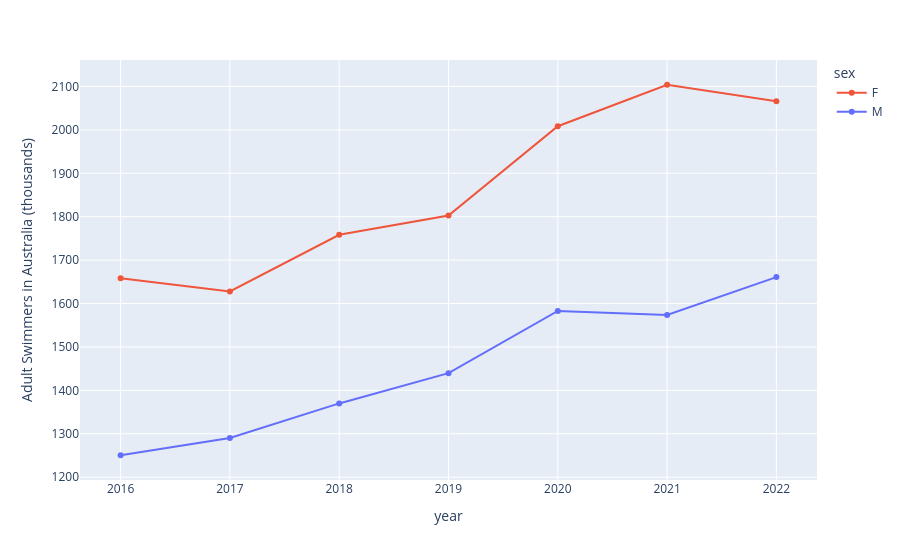

The notebook cell saved with this chart:
### Code cell
import pandas as pd
import plotly.express as px

swimming_participation = pd.read_csv("swimming_participation.csv")
swimming_participation = swimming_participation.drop_duplicates(subset=["sex", "year"])


def au_swimming_participation_trend():
    g = swimming_participation
    fig = px.line(g, x="year", y="participants", color="sex", markers=True)
    fig.update_xaxes(title_text="year", dtick=1)
    fig.update_yaxes(title_text="Adult Swimmers in Australia (thousands)")
    return fig

au_swimming_participation_trend()

### Figure 1 — Plotly figure (JSON) as saved in the notebook; plotly's stock layout.template omitted (floating-point values rounded to 4 significant figures)
{"data": [{"hovertemplate": "sex=F<br>year=%{x}<br>participants=%{y}<extra></extra>", "legendgroup": "F", "line": {"color": "#EF553B", "dash": "solid"}, "marker": {"symbol": "circle"}, "mode": "lines+markers", "name": "F", "orientation": "v", "showlegend": true, "type": "scatter", "x": [2016, 2017, 2018, 2019, 2020, 2021, 2022], "xaxis": "x", "y": [1658.0, 1628.0, 1758.0, 1803.0, 2008.0, 2104.0, 2066.0], "yaxis": "y"}, {"hovertemplate": "sex=M<br>year=%{x}<br>participants=%{y}<extra></extra>", "legendgroup": "M", "line": {"color": "#636EFA", "dash": "solid"}, "marker": {"symbol": "circle"}, "mode": "lines+markers", "name": "M", "orientation": "v", "showlegend": true, "type": "scatter", "x": [2016, 2017, 2018, 2019, 2020, 2021, 2022], "xaxis": "x", "y": [1250.0, 1290.0, 1370.0, 1440.0, 1583.0, 1574.0, 1661.0], "yaxis": "y"}], "layout": {"legend": {"title": {"text": "sex"}, "tracegroupgap": 0}, "margin": {"t": 60}, "xaxis": {"anchor": "y", "domain": [0, 1], "dtick": 1, "title": {"text": "year"}}, "yaxis": {"anchor": "x", "domain": [0, 1], "title": {"text": "Adult Swimmers in Australia (thousands)"}}}}
